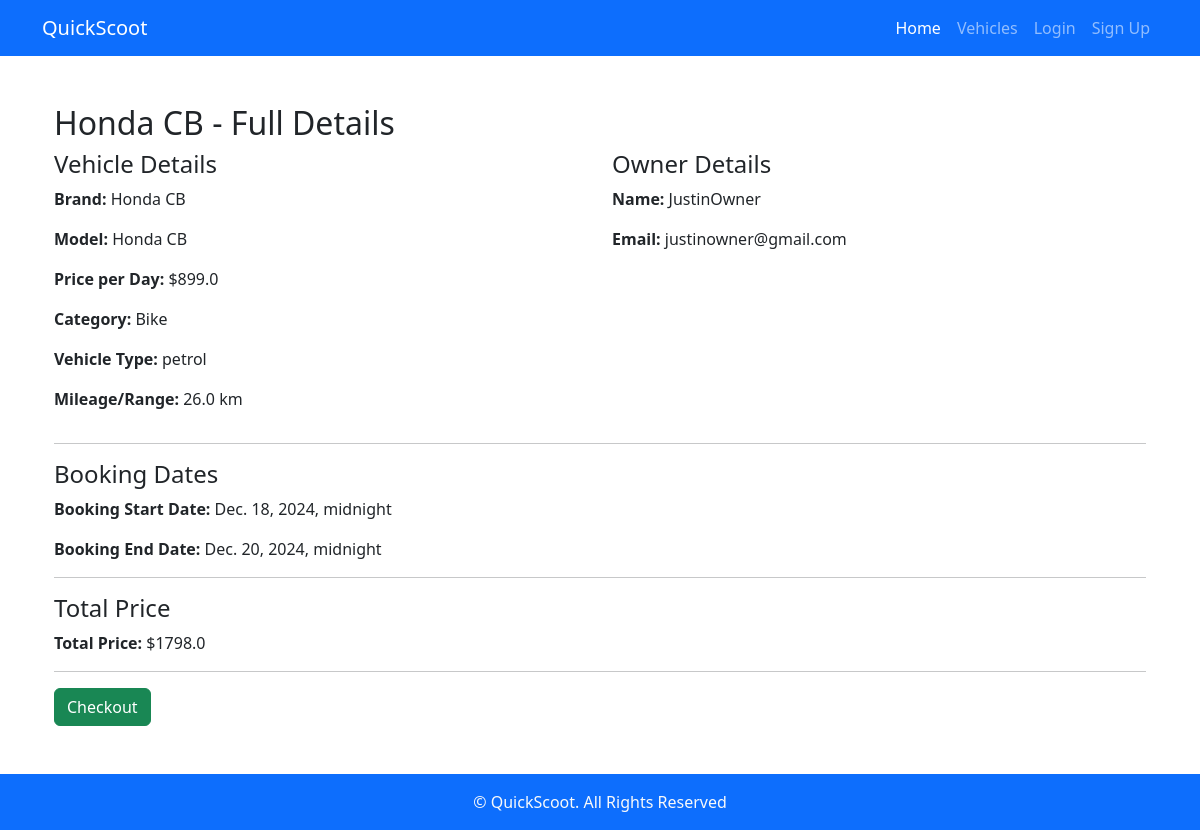
The page /vehicle/7/?start_date=2024-12-18&end_date=2024-12-20 on the database its author committed.
### scoot/models.py (models this page shows, shortened)
class TwoWheeler(models.Model):
    VEHICLE_TYPES = [
        ('petrol', 'Petrol'),
        ('electric', 'Electric'),
    ]
    title = models.CharField(max_length=255)
    description = models.TextField()
    number_plate = models.CharField(max_length=20, unique=True)  # Unique vehicle number plate
    picture = models.ImageField(upload_to='two_wheeler_pics/')
    owner = models.ForeignKey(User, on_delete=models.CASCADE, related_name='two_wheelers')
    price = models.FloatField()  # Rental price per day
    category = models.ForeignKey(Category, on_delete=models.CASCADE)
    vehicle_type = models.CharField(max_length=50, choices=VEHICLE_TYPES)
    mileage_or_range = models.FloatField()  # Mileage (km/l) for petrol or range (km) for electric vehicles

class Category(models.Model):
    category_type = models.CharField(max_length=100)

class User(AbstractUser):
    email = models.EmailField(unique=True)
    profile_pic = models.ImageField(upload_to='profile_pics/', null=True, blank=True)
    user_role = models.CharField(max_length=50, choices=[('owner', 'Owner'), ('renter', 'Renter')])
    USER_ROLE_CHOICES = [
        ('owner', 'Owner'),
        ('renter', 'Renter'),
    ]

### scoot/views.py (the view)
# urls.py: path('vehicle/<int:pk>/', views.SeeVehicleDetailView.as_view(), name='vehiclefull-detail'),
class SeeVehicleDetailView(View):
    template_name = "vehiclefull_detail.html"
    def get(self, request, *args, **kwargs):
        vehicle_id = kwargs.get("pk")
        vehicle = get_object_or_404(TwoWheeler, id=vehicle_id)
        owner = vehicle.owner
        start_date_str = request.GET.get('start_date')
        end_date_str = request.GET.get('end_date')
        start_date = None
        end_date = None
        total_price = 0
        if start_date_str and end_date_str:
            try:
                start_date = datetime.strptime(start_date_str, '%Y-%m-%d')
                end_date = datetime.strptime(end_date_str, '%Y-%m-%d')
                delta = end_date - start_date
                total_price = vehicle.price * delta.days
            except ValueError:
                start_date = None
                end_date = None
                total_price = 0
        return render(
            request,
            self.template_name,
            {
                'vehicle': vehicle,
                'owner': owner,
                'start_date': start_date,
                'end_date': end_date,
                'total_price': total_price,
            }
        )

### scoot/templates/vehiclefull_detail.html (shortened to what this page needs)
{% extends 'baserent.html' %}
{% block main_block1 %}
<body>
<div class="container my-5">
    <h2>{{ vehicle.title }} - Full Details</h2>
    <div class="row">
        <div class="col-md-6">
            <h4>Vehicle Details</h4>
            <p><strong>Brand:</strong> {{ vehicle.title }}</p>
            <p><strong>Model:</strong> {{ vehicle.title }}</p>
            <p><strong>Price per Day:</strong> ${{ vehicle.price }}</p>
            <p><strong>Category:</strong> {{ vehicle.category.category_type }}</p>
            <p><strong>Vehicle Type:</strong> {{ vehicle.vehicle_type }}</p>
            <p><strong>Mileage/Range:</strong> {{ vehicle.mileage_or_range }} km</p>
        </div>
        <div class="col-md-6">
            <h4>Owner Details</h4>
            <p><strong>Name:</strong> {{ vehicle.owner.username }}</p>
            <p><strong>Email:</strong> {{ vehicle.owner.email }}</p>
        </div>
    </div>
    <hr>
    <h4>Booking Dates</h4>
    <p><strong>Booking Start Date:</strong> {{ start_date|default:"Not selected" }}</p>
    <p><strong>Booking End Date:</strong> {{ end_date|default:"Not selected" }}</p>
    <hr>
    <h4>Total Price</h4>
    <p><strong>Total Price:</strong> ${{ total_price }}</p>
    <hr>
    <a href="{% url 'checkout' pk=vehicle.pk %}?start_date={{ start_date }}&end_date={{ end_date }}" class="btn btn-success">Checkout</a>
</div>
{% endblock %}

### scoot/templates/baserent.html (style rules this page uses)
body { padding-top: 56px; }

### rows shown on the page
TwoWheeler: title "Honda CB", price "899.0", category.category_type "Bike", vehicle_type "petrol", mileage_or_range "26.0", owner.username "JustinOwner", owner.email "justinowner@gmail.com"

### other values the page prints
{{ start_date|default:"Not selected" }} "Dec. 18, 2024, midnight"
{{ end_date|default:"Not selected" }} "Dec. 20, 2024, midnight"
{{ total_price }} "1798.0"
